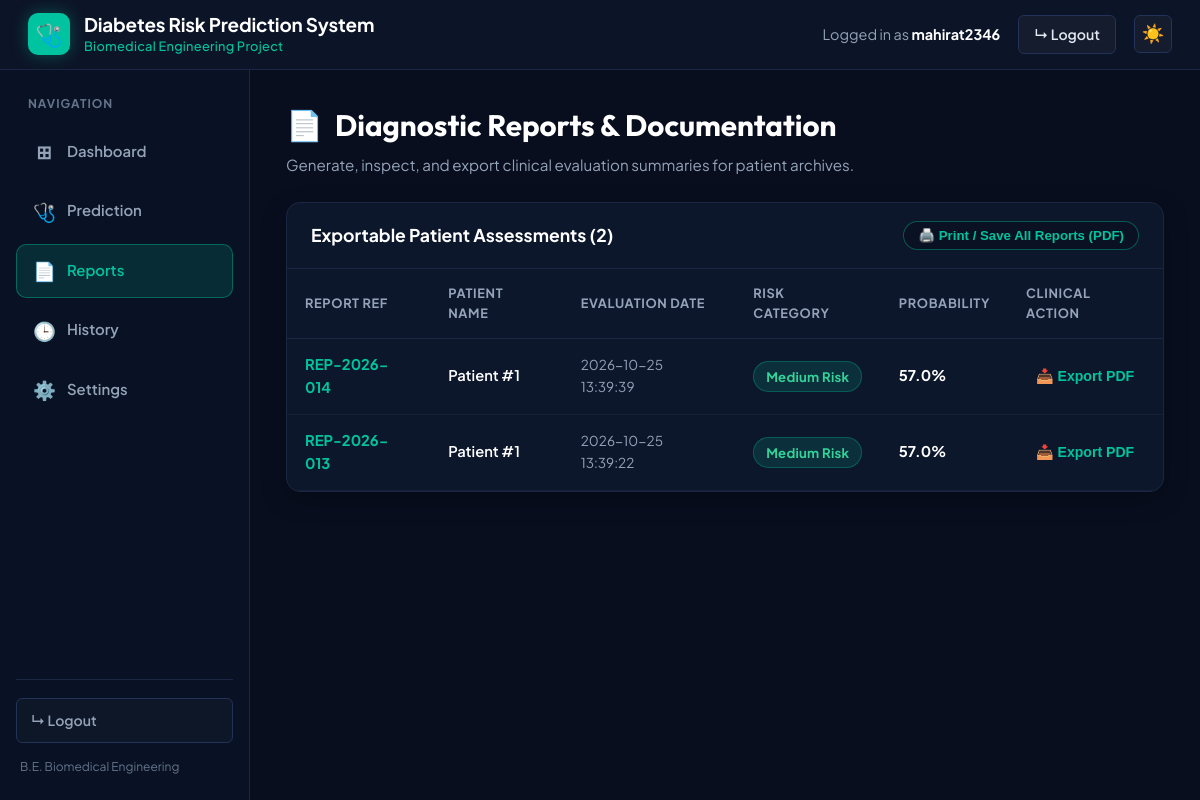
The page /reports (signed in) on the database its author committed.
### app.py (models this page shows)
class Prediction(db.Model):
    __tablename__ = "prediction"
    id = db.Column(db.Integer, primary_key=True)
    user_uid = db.Column(db.String(128), index=True, nullable=False)
    username = db.Column(db.String(100), nullable=True)
    patient_name = db.Column(db.String(100), default="Patient #1")
    created_at = db.Column(db.String(50), default=lambda: datetime.now().strftime("%Y-%m-%d %H:%M:%S"))
    pregnancies = db.Column(db.Float)
    glucose = db.Column(db.Float)
    blood_pressure = db.Column(db.Float)
    skin_thickness = db.Column(db.Float)
    insulin = db.Column(db.Float)
    bmi = db.Column(db.Float)
    diabetes_pedigree = db.Column(db.Float)
    age = db.Column(db.Float)
    prediction = db.Column(db.String(100))
    probability = db.Column(db.Float)
    algorithm_used = db.Column(db.String(100), default="Random Forest Classifier (Scikit-Learn)")
    report_details = db.Column(db.Text, nullable=True)

### app.py (the view)
@app.route("/reports")
def reports_page():
    user_uid = session.get("uid")
    all_preds = Prediction.query.filter_by(user_uid=user_uid).order_by(Prediction.id.desc()).all()
    return render_template(
        "reports.html",
        active_page="reports",
        username=session.get("username"),
        user_email=session.get("email"),
        records=all_preds
    )

### app.py (called while the page is built)
@app.before_request
def require_login():
    if request.method == "OPTIONS":
        return "", 200
    if request.path.startswith("/api/") or request.path in ["/health", "/docs", "/openapi.json", "/model-info"]:
        return None
    public_endpoints = {"login", "register", "static", "health_api", "home"}
    if request.endpoint and request.endpoint not in public_endpoints:
        if "username" not in session:
            return redirect(url_for("login"))

@app.after_request
def add_cors_headers(response):
    response.headers["Access-Control-Allow-Origin"] = "*"
    response.headers["Access-Control-Allow-Methods"] = "GET, POST, PUT, DELETE, OPTIONS"
    response.headers["Access-Control-Allow-Headers"] = "Content-Type, Authorization"
    return response

### templates/reports.html (shortened to what this page needs)
{% extends "base.html" %}
{% block content %}
<div class="view-header">
    <h2 class="view-title">
        <span style="color: var(--teal-primary);">📄</span>
        <span>Diagnostic Reports & Documentation</span>
    </h2>
    <p class="view-subtitle">Generate, inspect, and export clinical evaluation summaries for patient archives.</p>
</div>
<div class="table-card" style="margin-bottom: 28px;">
    <div style="padding: 18px 24px; border-bottom: 1px solid var(--border-color); display: flex; justify-content: space-between; align-items: center;">
        <h3 style="font-size: 1.1rem; font-weight: 700; color: #ffffff;">Exportable Patient Assessments ({{ records|length }})</h3>
        <button type="button" class="btn-chip" onclick="window.print()" style="color: var(--teal-primary); border-color: var(--teal-border);">
            🖨️ Print / Save All Reports (PDF)
        </button>
    </div>
    <div style="overflow-x: auto;">
        <table class="clinical-table">
            <thead>
                <tr>
                    <th>Report Ref</th>
                    <th>Patient Name</th>
                    <th>Evaluation Date</th>
                    <th>Risk Category</th>
                    <th>Probability</th>
                    <th>Clinical Action</th>
                </tr>
            </thead>
            <tbody>
                {% for r in records %}
                <tr>
                    <td style="font-weight: 700; color: var(--teal-primary);">REP-2026-{{ "%03d"|format(r.id) }}</td>
                    <td style="font-weight: 600; color: #ffffff;">{{ r.patient_name }}</td>
                    <td style="color: var(--text-secondary); font-size: 0.85rem;">{{ r.created_at }}</td>
                    <td>
                        {% if "High" in r.prediction %}
                            <span class="risk-pill high">{{ r.prediction }}</span>
                        {% elif "Low" in r.prediction %}
                            <span class="risk-pill low">{{ r.prediction }}</span>
                        {% else %}
                            <span class="risk-pill medium">{{ r.prediction }}</span>
                        {% endif %}
                    </td>
                    <td style="font-weight: 700; color: #ffffff;">{{ "%.1f"|format(r.probability) }}%</td>
                    <td>
                        <button type="button" class="action-link" style="background: none; border: none; cursor: pointer;"
                                onclick="alert('Report Reference REP-2026-{{ r.id }} for {{ r.patient_name }} ready for export.')">
                            <span>📥 Export PDF</span>
                        </button>
                    </td>
                </tr>
                {% endfor %}
            </tbody>
        </table>
    </div>
</div>
{% endblock %}

### static/style.css (style rules this page uses)
:root { --bg-base: #080e1e; --bg-topbar: #0c1527; --bg-sidebar: #091224; --bg-card: #0d172b; --bg-card-hover: #111d36; --bg-input: #0a1122; --border-color: #1a2744; --border-light: #223258; --teal-primary: #00c49f; --teal-glow: rgba(0, 196, 159, 0.15); --teal-border: rgba(0, 196, 159, 0.4); --blue-accent: #3b82f6; --blue-glow: rgba(59, 130, 246, 0.15); --danger: #ef4444; --danger-bg: rgba(239, 68, 68, 0.12); --danger-border: rgba(239, 68, 68, 0.3); --warning: #f59e0b; --warning-bg: rgba(245, 158, 11, 0.12); --warning-border: rgba(245, 158, 11, 0.3); --success: #10b981; --success-bg: rgba(16, 185, 129, 0.12); --success-border: rgba(16, 185, 129, 0.3); --text-white: #ffffff; --text-primary: #e2e8f0; --text-secondary: #94a3b8; --text-muted: #64748b; --radius-sm: 6px; --radius-md: 10px; --radius-lg: 14px; --radius-xl: 20px; --transition: all 0.2s cubic-bezier(0.4, 0, 0.2, 1); }
*, *::before, *::after { box-sizing: border-box; margin: 0; padding: 0; }
body { font-family: 'Plus Jakarta Sans', -apple-system, BlinkMacSystemFont, 'Segoe UI', Roboto, sans-serif; background-color: var(--bg-base); color: var(--text-primary); line-height: 1.6; min-height: 100vh; display: flex; flex-direction: column; overflow-x: hidden; }
.view-header { margin-bottom: 24px; }
.view-title { font-family: 'Outfit', sans-serif; font-size: 1.85rem; font-weight: 700; color: var(--text-white); display: flex; align-items: center; gap: 12px; margin-bottom: 4px; }
.view-subtitle { font-size: 0.95rem; color: var(--text-secondary); }
.table-card { background: var(--bg-card); border: 1px solid var(--border-color); border-radius: var(--radius-lg); overflow: hidden; box-shadow: 0 8px 24px rgba(0, 0, 0, 0.25); }
.clinical-table { width: 100%; border-collapse: collapse; text-align: left; }
.clinical-table th { background: #0d172b; padding: 14px 18px; font-size: 0.8rem; font-weight: 700; text-transform: uppercase; letter-spacing: 0.05em; color: var(--text-secondary); border-bottom: 1px solid var(--border-color); }
.clinical-table td { padding: 14px 18px; font-size: 0.92rem; color: var(--text-primary); border-bottom: 1px solid #142036; }
.clinical-table tbody tr { transition: var(--transition); }
.risk-pill { display: inline-flex; align-items: center; gap: 5px; padding: 4px 12px; border-radius: 999px; font-size: 0.82rem; font-weight: 700; letter-spacing: 0.02em; }
.risk-pill.medium { background: rgba(0, 196, 159, 0.15); color: #34d399; border: 1px solid rgba(0, 196, 159, 0.3); }
.action-link { color: var(--teal-primary); text-decoration: none; font-weight: 600; font-size: 0.88rem; display: inline-flex; align-items: center; gap: 6px; padding: 5px 10px; border-radius: var(--radius-sm); transition: var(--transition); }
.btn-chip { background: var(--bg-input); border: 1px solid var(--border-light); color: var(--text-secondary); padding: 6px 14px; border-radius: 999px; font-size: 0.83rem; font-weight: 600; cursor: pointer; transition: var(--transition); display: inline-flex; align-items: center; gap: 6px; }

### rows shown on the page
Prediction: id "014", patient_name "Patient #1", created_at "2026-10-25 13:39:39", prediction "Medium Risk", probability "57.0"
Prediction: id "013", patient_name "Patient #1", created_at "2026-10-25 13:39:22", prediction "Medium Risk", probability "57.0"

### other values the page prints
{{ session.username or username or 'akash' }} "mahirat2346"
{{ records|length }} "2"
